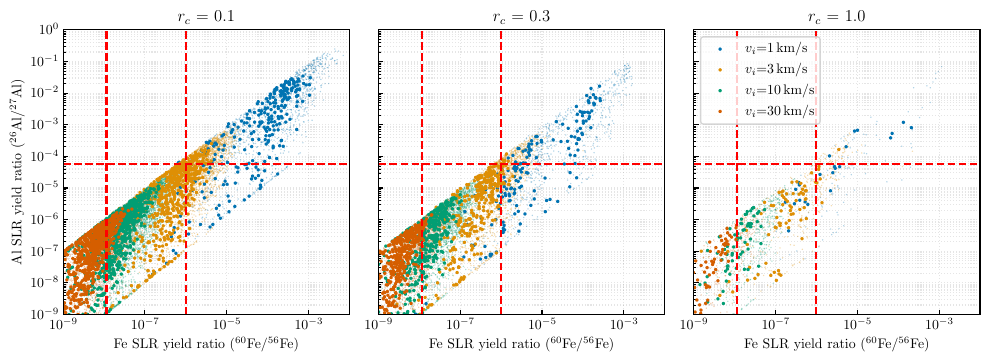

Recreate this plot in Python.
import sys
import os

script_dir = "../al26_nbody/"
sys.path.append(script_dir)
sys.path.append(script_dir+"/plotting/")

import matplotlib.colors as mcolors
import matplotlib
from al26_plot import read_yields,read_state,calc_cdf,use_tex
from al26_nbody import Yields,State,Metadata
from glob import glob
from scipy.stats import norm
import numpy as np
import matplotlib.pyplot as plt 
import matplotlib.ticker as mticker
import matplotlib.cm as cm
from tqdm import tqdm
import seaborn as sns
import pandas as pd
from amuse.units import units

rc_values = [0.1, 0.3, 1.0]
interloper_masses = [7.0]
interloper_velocities = [1.0, 3.0, 10.0, 30.0]
markers = ["o", "s", "^", "P"]
colours = sns.color_palette("colorblind", n_colors=len(interloper_velocities))

use_tex()
fig, axes = plt.subplots(1, 3, figsize=(10, 4), dpi=600, sharex=True, sharey=True)

d = pd.read_pickle("all-sims-ratios.pkl.zst")
# Filter out low and high mass stars
d = d[d.mass >= 0.1]
d = d[d.mass <= 3.0]
d = d[d.has_interloper == True]
d = d[d.is_interloper == False]

for ax, rc in zip(axes, rc_values):
  dd_rc = d[d.rc == rc]
  for i_m, interloper_mass in enumerate(interloper_masses):
    for i_v, interloper_velocity in enumerate(interloper_velocities):
      dd = dd_rc
      dd = dd[dd.interloper_mass == interloper_mass]
      dd = dd[dd.interloper_velocity == interloper_velocity]
      dd = dd[dd.model == "agb"]

      ddm = dd[dd.initial_mass >= 0.5]
      ddm = ddm[ddm.initial_mass <= 1.5]

      ddx = dd[dd.isotope == "60fe"].yield_ratio_decay
      ddy = dd[dd.isotope == "26al"].yield_ratio_decay
      ddmx = ddm[ddm.isotope == "60fe"].yield_ratio_decay
      ddmy = ddm[ddm.isotope == "26al"].yield_ratio_decay

      label = "$v_i$={:.0f}$\\,$km/s".format(interloper_velocity)
      ax.scatter(ddx, ddy, c=[colours[i_v]], marker=markers[i_m], s=1, linewidths=0, alpha=0.3)
      ax.scatter(ddmx, ddmy, c=[colours[i_v]], marker=markers[i_m], s=6, linewidths=0, label=label, zorder=2)

  ax.set_xlim(1e-9, 1e-2)
  ax.set_ylim(1e-9, 1e-0)
  ax.set_xscale("log")
  ax.set_yscale("log")
  ax.set_xlabel("Fe SLR yield ratio ($^{60}$Fe/$^{56}$Fe)")
  if ax is axes[0]:
    ax.set_ylabel("Al SLR yield ratio ($^{26}$Al/$^{27}$Al)")
  ax.axvline(1.15e-8, color="red", ls="--", zorder=2)
  ax.axvline(1.00e-6, color="red", ls="--", zorder=2)
  ax.axhline(5.85e-5, color="red", ls="--", zorder=2)
  ax.set_title(f"$r_c$ = {rc}")

  ax.grid(which="both", alpha=0.1, color="k", ls=":")
  ax.tick_params(axis="both", which="both", direction="in")

handles, labels = axes[0].get_legend_handles_labels()
axes[-1].legend(handles, labels, loc="upper left", ncol=1)
plt.tight_layout(rect=[0, 0, 1, 0.93])

plt.savefig("isotope_comparison_grid.pdf".format(rc),bbox_inches="tight")